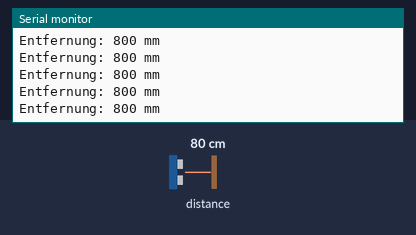
The sketch below on a simulated Arduino Uno, built with avr-gcc and run on an emulated ATmega328P. Shown: the last lines printed to the serial monitor. The inputs (shaded band) are chosen by the test bench; at power-on: distance to the obstacle 80 cm.

Above: at 1.2 s.
1.3 s: distance to the obstacle set to 2 cm
At 2.1 s:
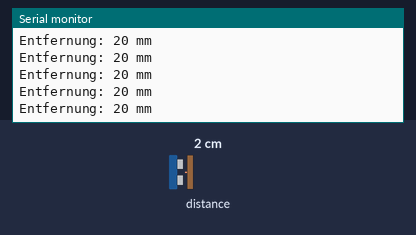
2.8 s: distance to the obstacle set to 4 cm
At 3.7 s:
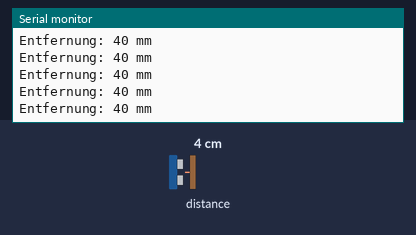
4.3 s: distance to the obstacle set to 120 cm
At 5.3 s:
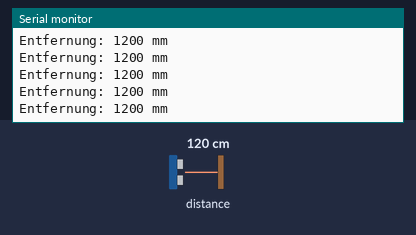
Timing chart, 0 to 7.3 s (numbered marks = the images above; inputs shaded):
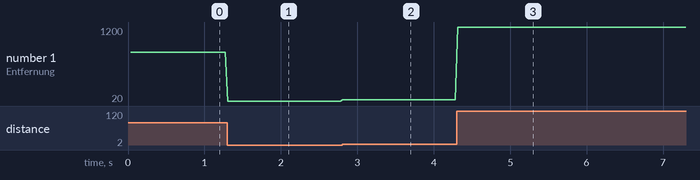

Measured:
- after the input at 1.3 s, the serial monitor: prints a new line at once (image 1)
- after the input at 2.8 s, the serial monitor: prints a new line at once (image 2)
- after the input at 4.3 s, the serial monitor: prints a new line at once (image 3)
- plotted number 1: 800 → 20 after the input at 1.3 s, 20 → 40 after the input at 2.8 s, 40 → 1200 after the input at 4.3 s

The sketch:

VL53L1X_Sensor.ino
```cpp
 /*
Project:  VL53L1X Laser Sensor
Author:   Thomas Edlinger for www.edistechlab.com
Date:     Created 23.01.2025
Update:
Version:  V1.0
IDE:      Arduino IDE 2.3.4

Required Board (Tools -> Board -> Boards Manager...)
- Microcontroller: Wemos d1 mini
- Board: ESP8266 by ESP8266 Community V3.1.2

Required libraries (Tools -> manage libraries)
 - VL53L1X by Pololu V1.3.1
*/

#include <VL53L1X.h>

// Sensor-Instanz erstellen
VL53L1X sensor;

void setup() {
  Serial.begin(115200);
  Wire.begin();

  sensor.setTimeout(500);

  // Sensor initialisieren
  if (!sensor.init()) {
    Serial.println(F("VL53L1X nicht gefunden!"));
    while (1);
  }
  sensor.setDistanceMode(VL53L1X::Long);
  sensor.setMeasurementTimingBudget(50000);
  sensor.startContinuous(50);
}

void loop() {
  // Entfernung messen
  uint16_t distance = sensor.read();

  if (sensor.timeoutOccurred()) {
    Serial.println(F("Zeitüberschreitung bei Messung!"));
  } else {
    Serial.print(F("Entfernung: "));
    Serial.print(distance);
    Serial.println(F(" mm"));
  }
}
```
